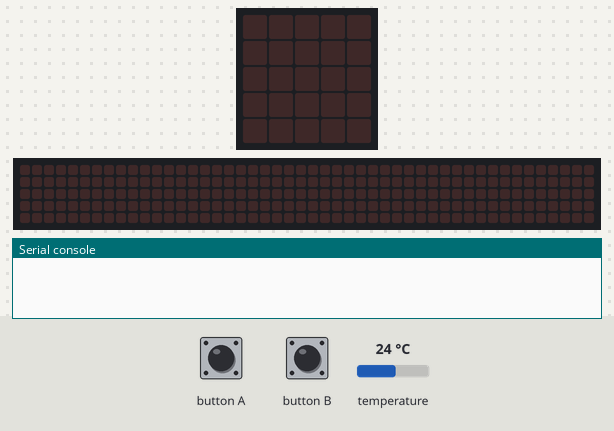
This program was run on a simulated BBC micro:bit (MakeCode). On the bench: the board's 5×5 LED display, a strip that is not on the board, showing the scrolling text unrolled, the last lines printed to the serial console. Inputs (shaded band) come from the test bench; at power-on: temperature 24 °C. No radio messages arrive unless stated (any console line starting 'radio sent:' is added by the test bench); the 48×5 strip is a reading aid, not a part: it shows the text the display is scrolling, unrolled, one strip-width of it at a time.

Above: at 1.2 s.
1.3 s: button A pressed for 0.15 s
At 1.6 s:
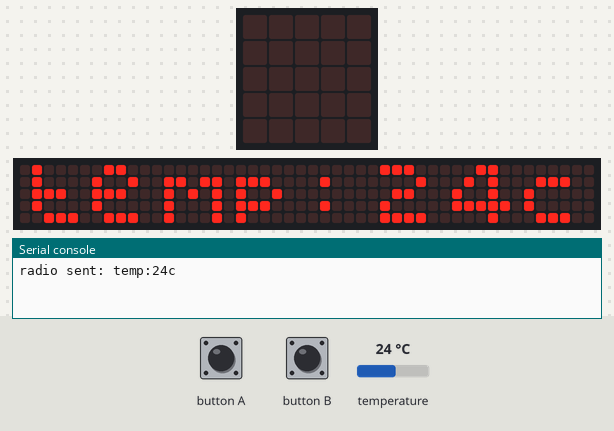
4.3 s: button B pressed for 0.15 s
At 9.92 s:
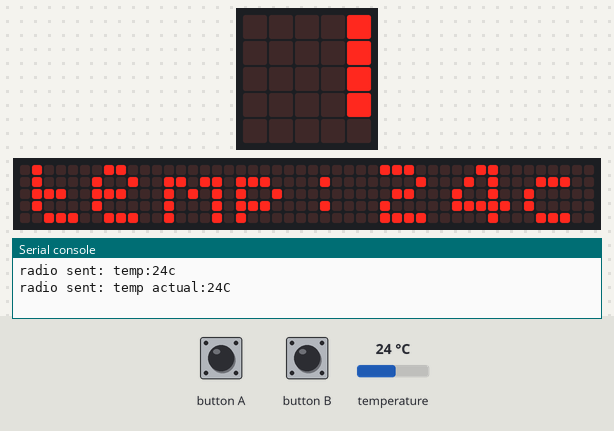

The program:

main.ts
```typescript
input.onButtonPressed(Button.A, function () {
    radio.sendString("temp:" + input.temperature() + "c")
    basic.showString("temp:" + input.temperature() + "c")
})
input.onButtonPressed(Button.B, function () {
    radio.sendString("temp actual:" + input.temperature() + "C")
    basic.showString("temp:" + input.temperature() + "c")
})
radio.setGroup(1)
basic.forever(function () {

})
```

test.ts
```typescript
// aquí va el archivo "tests"; esto no se compilará cuando este paquete se utilice como una extensión.
```

Measured:
- after the input at 1.3 s, the display: changes after 0.15 s (image 1)
